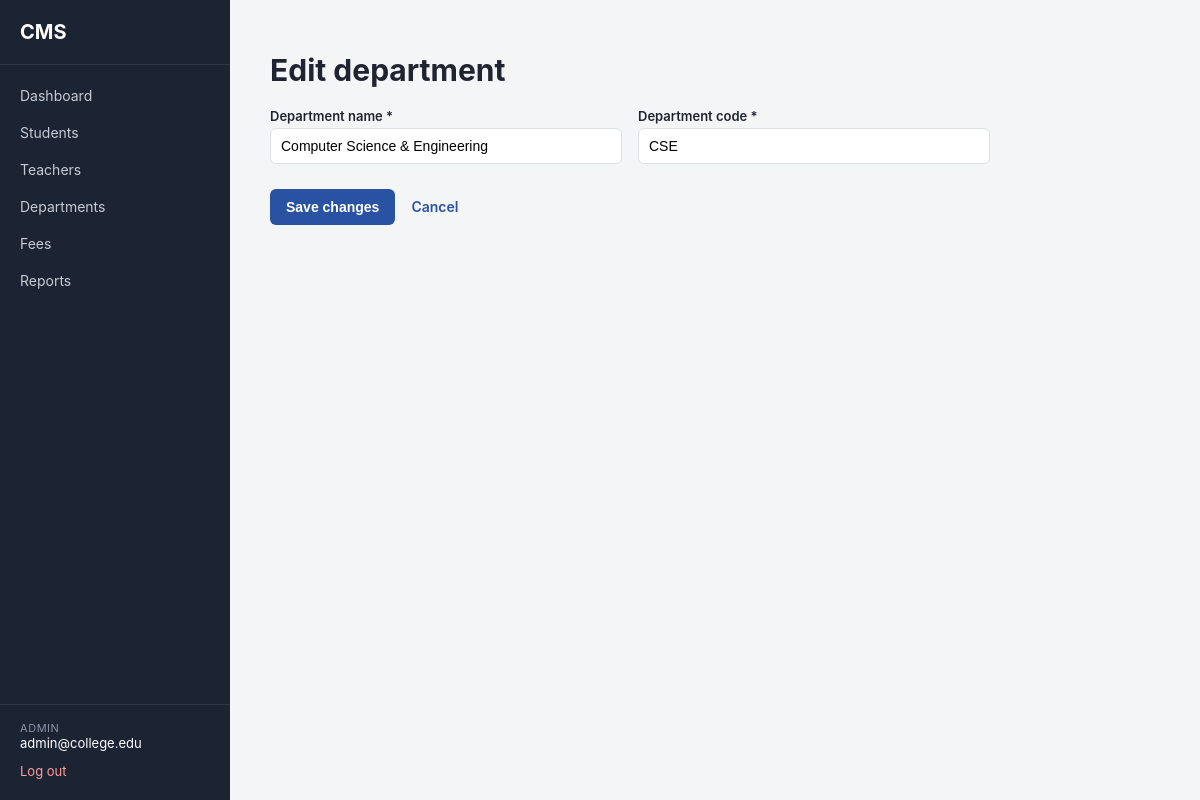
Page /admin/departments/1/edit (signed in) on the committed database.
### app/models/user.py (models this page shows, shortened)
class User(db.Model, UserMixin, TimestampMixin):
    __tablename__ = "users"
    id = db.Column(db.Integer, primary_key=True)
    email = db.Column(db.String(120), unique=True, nullable=False, index=True)
    password_hash = db.Column(db.String(255), nullable=False)
    role = db.Column(db.String(20), nullable=False)
    is_active_account = db.Column(db.Boolean, default=True, nullable=False)
    student_profile = db.relationship(
        "Student", backref="user", uselist=False, cascade="all, delete-orphan"
    )
    teacher_profile = db.relationship(
        "Teacher", backref="user", uselist=False, cascade="all, delete-orphan"
    )
    @property
    def is_active(self):
        return self.is_active_account
    def is_admin(self):
        return self.role == "admin"

### app/models/department.py (models this page shows, shortened)
class Department(db.Model, TimestampMixin):
    __tablename__ = "departments"
    id = db.Column(db.Integer, primary_key=True)
    name = db.Column(db.String(100), unique=True, nullable=False)
    code = db.Column(db.String(10), unique=True, nullable=False)  # e.g. "CSE"
    courses = db.relationship("Course", backref="department", lazy=True)
    teachers = db.relationship("Teacher", backref="department", lazy=True)

### app/routes/departments.py (the view, shortened to what this page needs)
@departments_bp.route("/<int:department_id>/edit", methods=["GET", "POST"])
@login_required
@role_required("admin")
def edit_department(department_id):
    department = Department.query.get_or_404(department_id)
    return render_template("departments/form.html", department=department, form=None)

### app/__init__.py (called while the page is built)
@login_manager.user_loader
def load_user(user_id):
    from app.models.user import User
    return db.session.get(User, int(user_id))

### app/templates/departments/form.html (shortened to what this page needs)
{% extends "base.html" %}
{% block content %}
<h1>{{ "Edit department" if department else "Add department" }}</h1>
{% set f = form if form is not none else {} %}
<form method="POST" class="stacked-form">
    <div class="form-grid">
        <div>
            <label for="name">Department name *</label>
            <input type="text" id="name" name="name"
                   value="{{ f.get('name', department.name if department else '') }}"
                   placeholder="e.g. Computer Science &amp; Engineering" required>
        </div>
        <div>
            <label for="code">Department code *</label>
            <input type="text" id="code" name="code"
                   value="{{ f.get('code', department.code if department else '') }}"
                   placeholder="e.g. CSE" required>
        </div>
    </div>
    <div class="form-actions">
        <button type="submit" class="btn btn-primary">{{ "Save changes" if department else "Add department" }}</button>
        <a href="{{ url_for('departments.list_departments') }}" class="btn btn-link">Cancel</a>
    </div>
</form>
{% endblock %}

### app/templates/base.html (shortened to what this page needs)
<!DOCTYPE html>
<html lang="en">
<head>
    <link rel="stylesheet" href="{{ url_for('static', filename='css/style.css') }}">
</head>
<body>
{% if current_user.is_authenticated %}
<div class="layout">
    <aside class="sidebar">
        <div class="sidebar-brand">CMS</div>
        <nav class="sidebar-nav">
            <a href="{{ url_for('main.dashboard') }}" class="nav-link">Dashboard</a>
            {% if current_user.is_admin() %}
                <a href="{{ url_for('students.list_students') }}" class="nav-link">Students</a>
                <a href="{{ url_for('teachers.list_teachers') }}" class="nav-link">Teachers</a>
                <a href="{{ url_for('departments.list_departments') }}" class="nav-link">Departments</a>
                <a href="{{ url_for('fees.list_fees') }}" class="nav-link">Fees</a>
                <a href="{{ url_for('reports.index') }}" class="nav-link">Reports</a>
            {% elif current_user.is_teacher() %}
                <a href="#" class="nav-link">My Subjects</a>
                <a href="#" class="nav-link">Attendance</a>
                <a href="#" class="nav-link">Marks</a>
            {% else %}
                <a href="#" class="nav-link">My Attendance</a>
                <a href="#" class="nav-link">My Marks</a>
                <a href="#" class="nav-link">My Fees</a>
            {% endif %}
        </nav>
        <div class="sidebar-footer">
            <div class="user-chip">
                <span class="user-role">{{ current_user.role }}</span>
                <span class="user-email">{{ current_user.email }}</span>
            </div>
            <a href="{{ url_for('auth.logout') }}" class="logout-link">Log out</a>
        </div>
    </aside>
    <main class="content">
        {% block content %}{% endblock %}
    </main>
</div>
{% else %}
    {% include "_flash.html" %}
    {% block guest_content %}{% endblock %}
{% endif %}
</body>
</html>

### app/static/css/style.css (style rules this page uses)
:root { --color-bg: #f4f5f7; --color-surface: #ffffff; --color-border: #dde1e6; --color-text: #1f2430; --color-text-muted: #656d76; --color-primary: #2952a3; --color-primary-dark: #1f3f80; --color-sidebar-bg: #1c2333; --color-sidebar-text: #c7cbd6; --color-sidebar-text-active: #ffffff; --color-success: #1e7e34; --color-danger: #b3261e; --color-warning: #8a6d00; --color-info: #14618c; --radius: 6px; --font: -apple-system, BlinkMacSystemFont, "Segoe UI", Roboto, Helvetica, Arial, sans-serif; }
* { box-sizing: border-box; }
body { margin: 0; font-family: var(--font); background: var(--color-bg); color: var(--color-text); font-size: 15px; }
a { color: var(--color-primary); text-decoration: none; }
.layout { display: flex; min-height: 100vh; }
.sidebar { width: 230px; flex-shrink: 0; background: var(--color-sidebar-bg); color: var(--color-sidebar-text); display: flex; flex-direction: column; padding: 20px 0; }
.sidebar-brand { font-weight: 700; font-size: 20px; color: #fff; padding: 0 20px 20px 20px; border-bottom: 1px solid rgba(255, 255, 255, 0.08); }
.sidebar-nav { display: flex; flex-direction: column; margin-top: 12px; flex-grow: 1; }
.nav-link { color: var(--color-sidebar-text); padding: 10px 20px; font-size: 14px; }
.sidebar-footer { padding: 16px 20px 0 20px; border-top: 1px solid rgba(255, 255, 255, 0.08); }
.user-chip { display: flex; flex-direction: column; margin-bottom: 10px; }
.user-role { text-transform: uppercase; font-size: 11px; letter-spacing: 0.05em; color: #8b93a7; }
.user-email { font-size: 13px; color: #fff; }
.logout-link { font-size: 13px; color: #ff9d9d; }
.content { flex-grow: 1; padding: 32px 40px; max-width: 1100px; }
.btn { display: inline-block; border: none; border-radius: var(--radius); padding: 10px 16px; font-size: 14px; font-weight: 600; cursor: pointer; }
.btn-primary { background: var(--color-primary); color: #fff; }
.btn-link { background: none; color: var(--color-primary); padding: 10px 4px; }
.stacked-form { max-width: 720px; }
.form-grid { display: grid; grid-template-columns: 1fr 1fr; gap: 16px; margin-top: 16px; }
.form-grid label { display: block; font-size: 13px; font-weight: 600; margin-bottom: 4px; }
.form-grid input, .form-grid select { width: 100%; padding: 9px 10px; border: 1px solid var(--color-border); border-radius: var(--radius); font-size: 14px; }
.form-actions { margin-top: 24px; display: flex; gap: 12px; align-items: center; }

### rows in the picture
User: role "ADMIN", email "admin@college.edu"
Department: name "Computer Science & Engineering", code "CSE"

### other values in the picture
{{ "Edit department" if department else "Add department" }} "Edit department"
{{ "Save changes" if department else "Add department" }} "Save changes"
